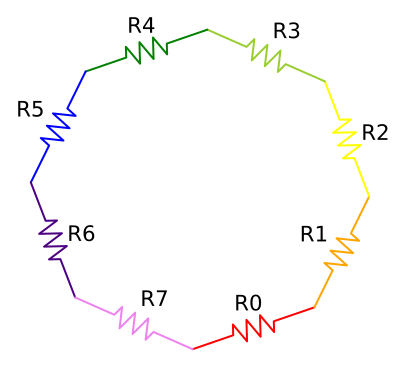

Recreate this plot in Python.
import SchemDraw as schem
import SchemDraw.elements as e

colors = ['red', 'orange', 'yellow', 'yellowgreen', 'green', 'blue', 'indigo', 'violet']
d = schem.Drawing()
for i in range(8):
    d.add(e.RES, label='R%d'%i, theta=45*i+20, color=colors[i])
d.draw(showplot=False)
d.save('Rcircle.svg')